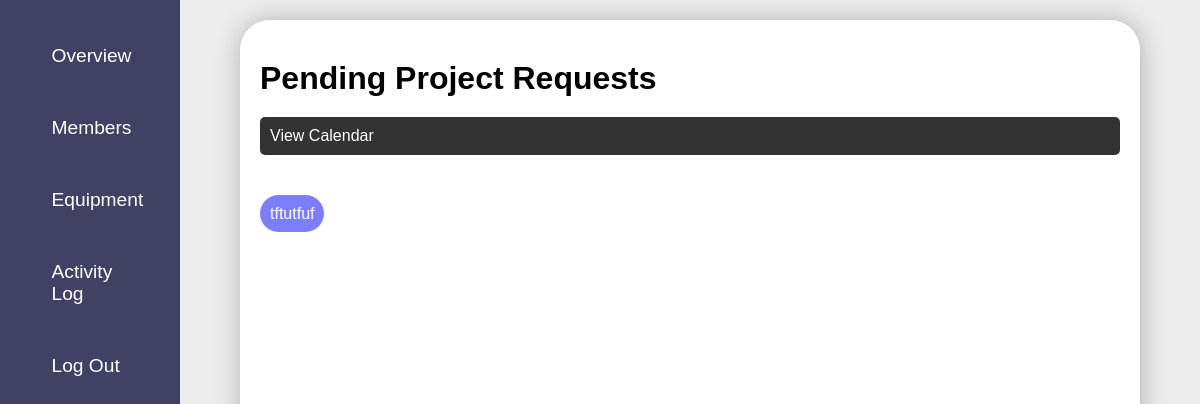
The page /a_activity/ (signed in) on the database as committed earlier.
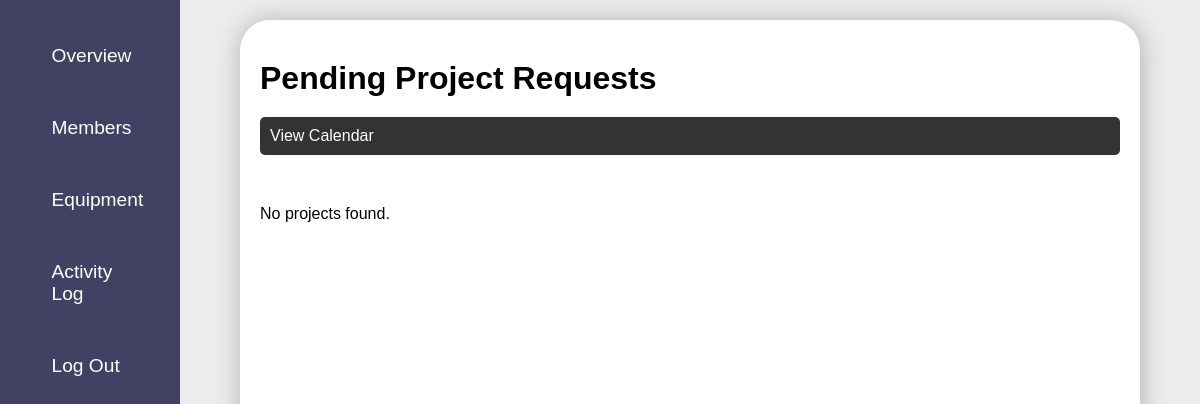
The same page on the database as committed later.
### equ/models.py (models this page shows)
class Project(models.Model):
    name = models.CharField(max_length=100)
    description = models.TextField(max_length=400)
    lab = models.ForeignKey('Lab', on_delete=models.CASCADE, related_name='projects')
    user = models.ForeignKey(User, on_delete=models.CASCADE)
    start_date = models.DateField(default=timezone.now)
    end_date = models.DateField(default=timezone.now)
    def __str__(self):
        return self.name

### equ/views.py (the view)
# urls.py: path('a_activity/',views.a_activity,name="a_activity"),
@login_required
@admin_required
def a_activity(request):
    user = request.user
    lab = Lab.objects.get(lab_admin=user)
    print(lab)
    all_projects = Project.objects.filter(lab=lab)
    print(all_projects)
    context = {'all_projects': all_projects}
    return render(request, 'equ/a_activity.html', context)

### equ/models.py (called while the page is built)
    def __str__(self):
        return self.name

### equ/views.py (called while the page is built)
def admin_required(function):
    decorator = user_passes_test(lambda user: user.groups.filter(name='admin').exists())
    return decorator(function)

### equ/templates/equ/a_activity.html
{% extends "equ/a_base.html" %}
{% block content %}
<div class="activities">
  <h1>Pending Project Requests</h1>
<a href="{% url 'c_list' %}" class="btn btn-primary">View Calendar</a>
<ul class="project_list">
    {% for project in all_projects %}
      <li><a href="{% url 'a_project_detail' project.pk %}">{{ project.name }}</a></li>
    {% empty %}
      <li>No projects found.</li>
    {% endfor %}
  </ul>
</div>
{% endblock content %}

### equ/templates/equ/a_base.html
{% load static %}
<!DOCTYPE html>
<html>
<head>
  <link rel="stylesheet" type="text/css" href="{% static 'css/style.css' %}">
</head>
<body>
  <div class="container">
        <div class="sidebar">
          <ul>
            {% if user.is_authenticated %}
            <a href="{% url 'a_overview' %}"><li>Overview</li></a>
            <a href="{% url 'a_members' %}"><li>Members</li></a>
            <a href="{% url 'a_equipment' %}"><li>Equipment</li></a>
            <a href="{% url 'a_activity' %}"><li>Activity Log</li></a>
            <a href="{% url 'logout' %}"><li>Log Out</li></a>
            {% else %}
            <a href="{% url 'login' %}">Log In</a>
            {% endif %}
          </ul>
        </div>
        <div class="content">
          {% block content %}
          {% endblock %}
        </div>
  </div>
  </body>
</html>

### static/css/style.css (style rules this page uses)
:root { --primary:rgb(65 65 100); --secondary:rgb(97, 97, 131); }
* { box-sizing: border-box; margin: 0; padding: 0; font-family: Arial, Helvetica, sans-serif; }
ul { list-style: none; }
.container { display: flex; min-height: 100vh; max-height: max-content; background-color: #ececec; }
.sidebar { width: 15%; background-color: var(--primary); padding: 20px; }
.sidebar ul { list-style: none; }
.sidebar a { color: white; text-decoration: none; font-size: 1.2rem; text-align: center; display: flex; width: 100%; border-radius: 50px; align-items: center; justify-content: center; padding: 10px 15px; }
.sidebar li { padding: 15px 0; text-align: left; width: 70%; }
.content { flex-grow: 1; border: none; width: 100%; max-width: 900px; margin: 20px auto; border-radius: 30px; padding: 20px; box-shadow: 1px 1px 25px 1px #b4b4b4; background-color: white; display: flex; justify-content: center; align-items: center; }
.btn { display: inline-block; padding: 8px 15px; background-color: rgb(65, 65, 100); color: #fff; text-decoration:none; border-radius: 5px; }
.activities { width: 100%; height: 100%; }
.activities h1 { margin: 20px 0; }
.project_list { padding: 20px 0; }
.project_list li { margin: 30px 0; }
.btn { display: block; width: 100%; padding: 10px; background-color: #333; color: #fff; text-decoration: none; border: none; border-radius: 5px; cursor: pointer; }

Rows that differ between the two databases and show on the page:
removed Project: name "tftutfuf"
Other text that changed with them:
text now shown: "No projects found."
